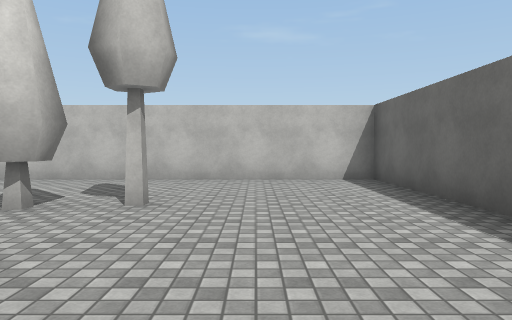
view 1 (above)

24 first-person views from a walk through a Unity game level. The camera is 1.3 m above the floor, tilts 2° down and sees 70° across. The floor is counted in squares, 2 m on a side. Each view is taken from the middle of a square. On the plan, view 1 faces up. The plan holds only what a view shows up to about 11 squares ahead; the rest is blank. The player is left out. Some surface patterns are stand-ins.

view 2
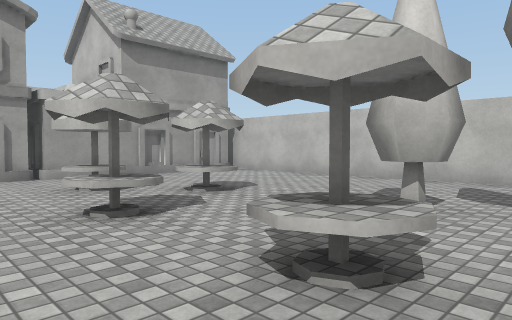

view 3
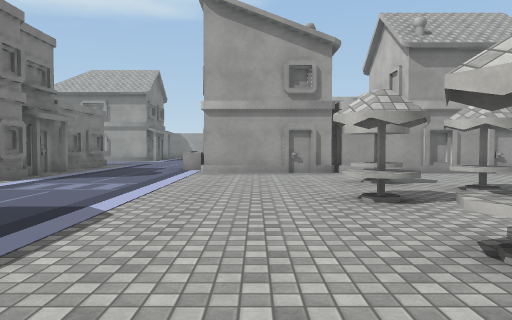

view 4
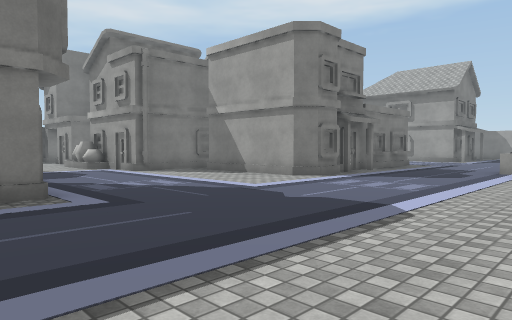

view 5
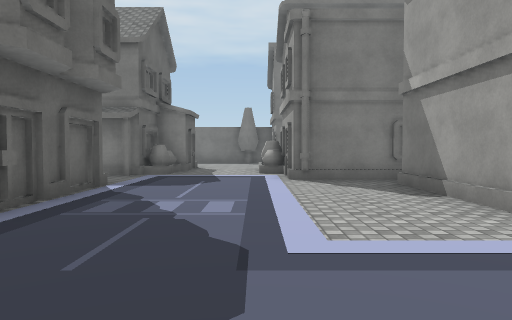

view 6
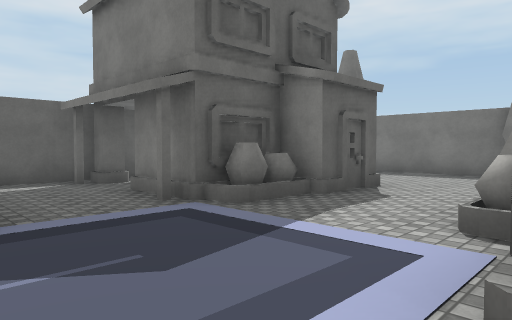

view 7
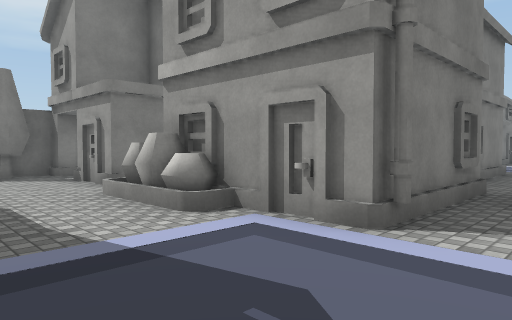

view 8
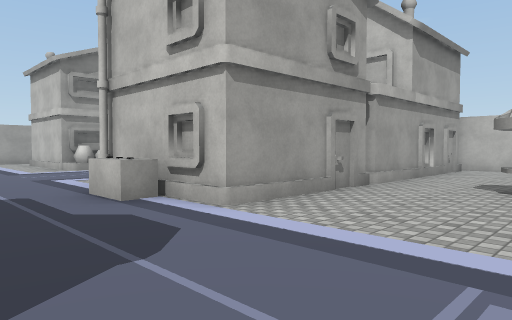

view 9
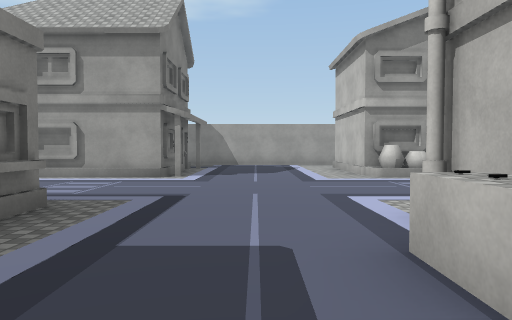

view 10
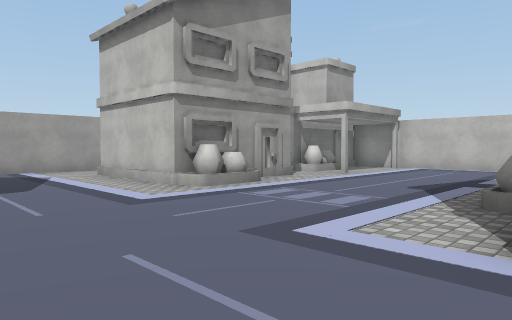

view 11
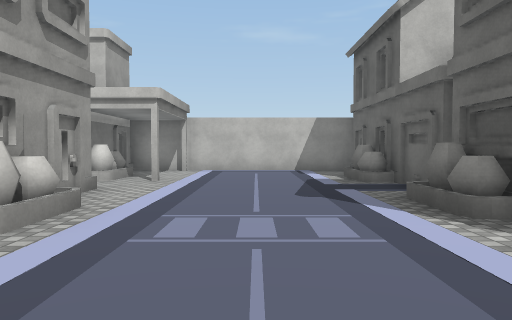

view 12
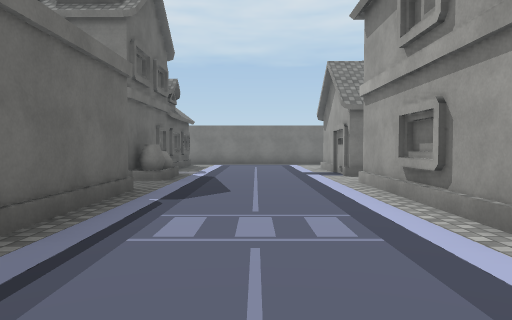

view 13
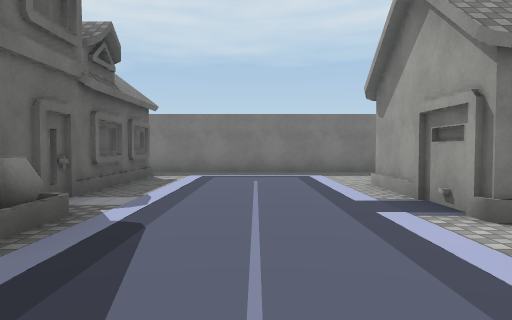

view 14
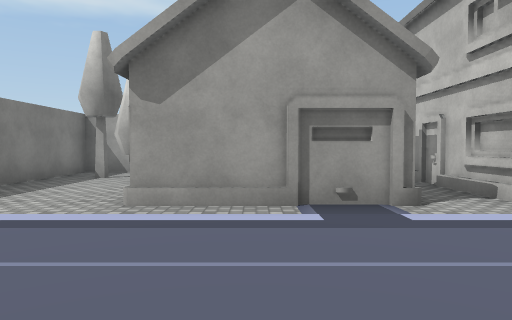

view 15
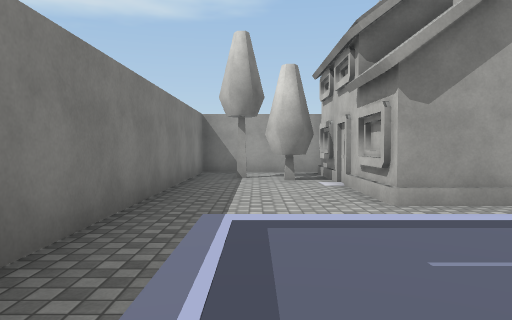

view 16
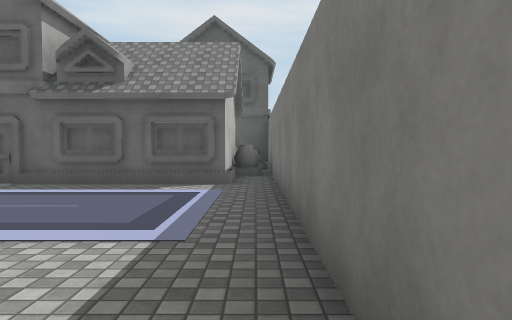

view 17
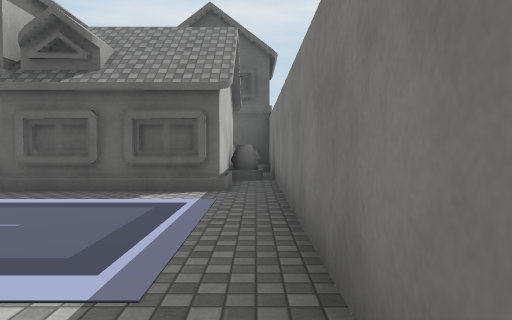

view 18
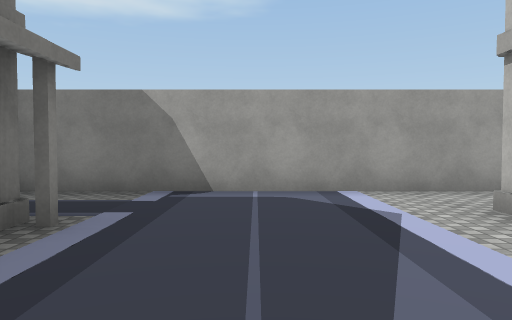

view 19
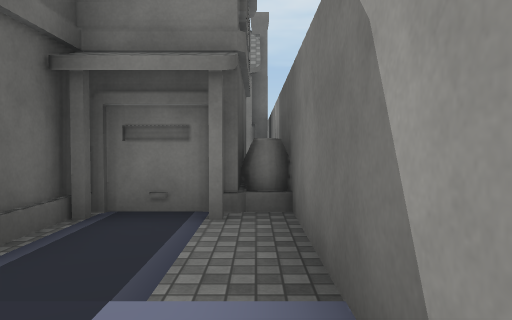

view 20
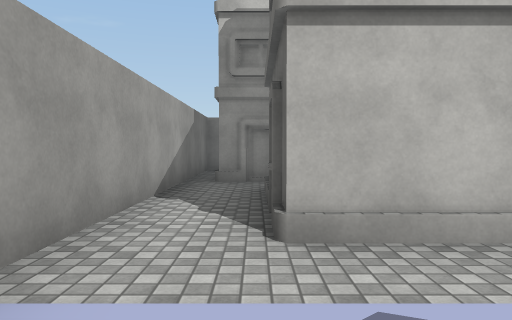

view 21
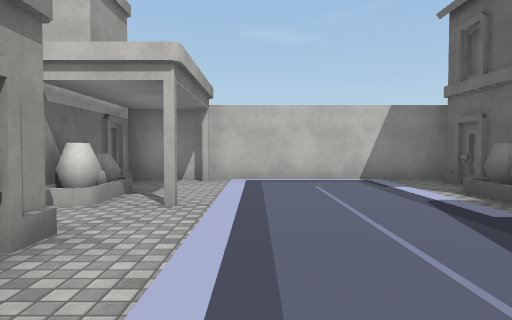

view 22
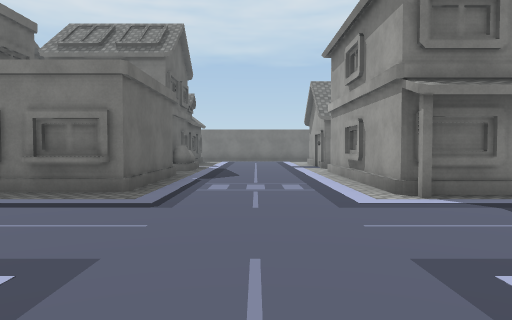

view 23
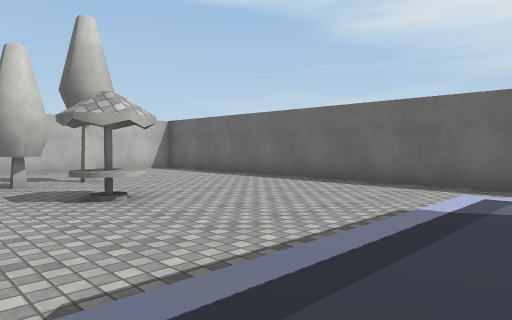

view 24
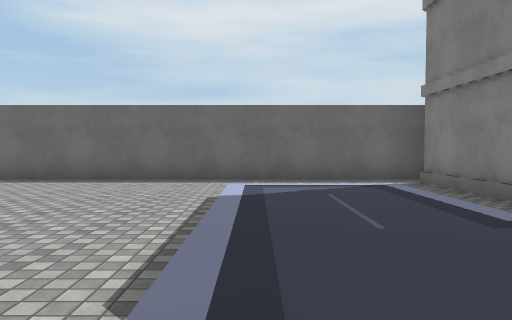

### Floor plan
Key: @ floor where view 1 was taken; # wall or solid block; . floor; / step, stairs or slope; B building; P parasol; W white block; O other object.
Columns run from 23 left of view 1 to 3 right of it. Each row starts with its distance up from view 1.
  8 ##   ####### ##############
  7 #/  B.#....###............#
  6 #/  #......B  B...........#
  5 #/  #B....BB  B...........#
  4 #/B #B..../#  ...P..OOO...#
  3 #./  B.....#  ...PP.......#
  2 #./  B.....###..P.PP.P....#
  1 #./  B/...BB  B...P.......#
  0 #.BBBBB....B  .........@..#
 -1 #..........BBB............#
 -2 #...........W.............#
 -3 #.........................#
 -4 #.........................#
 -5 #..BBBB......B.BB.........#
 -6 #..B  B...###   B.....B
 -7  BB#  B...#     B.....B
 -8  B    B...#     B.....B
 -9  B    B....  .............#
-10 #.BBBBB....BBBBB  B.......#
-11  /   //...B   BB  B...BB./#
-12  B    B....   B   B...BB /#
-13       B....   B   B..B
-14 ##BBBBB....B       ..BB
-15 #..O.......    B  #...
-16 #.O........BBBBB  .....O
-17 #............B#B  #O...
-18 #############       ####

Where each view was taken, in squares from view 1:
view 1: 0 up, 0 right, facing up
view 2: 0 up, 1 left, facing up-left
view 3: 0 up, 0 right, facing left
view 4: 0 up, 0 right, facing down-left
view 5: 2 down, 4 left, facing down
view 6: 8 down, 5 left, facing down-right
view 7: 8 down, 2 left, facing down-left
view 8: 4 down, 6 left, facing up-left
view 9: 3 down, 9 left, facing left
view 10: 4 down, 12 left, facing up-left
view 11: 3 down, 15 left, facing up
view 12: 3 down, 15 left, facing down
view 13: 8 down, 15 left, facing down
view 14: 13 down, 13 left, facing left
view 15: 16 down, 13 left, facing left
view 16: 17 down, 19 left, facing right
view 17: 17 down, 18 left, facing right
view 18: 3 down, 17 left, facing left
view 19: 3 down, 22 left, facing down
view 20: 3 down, 21 left, facing up
view 21: 0 up, 16 left, facing up
view 22: 0 up, 15 left, facing down
view 23: 3 down, 4 left, facing up-right
view 24: 2 down, 5 left, facing right
